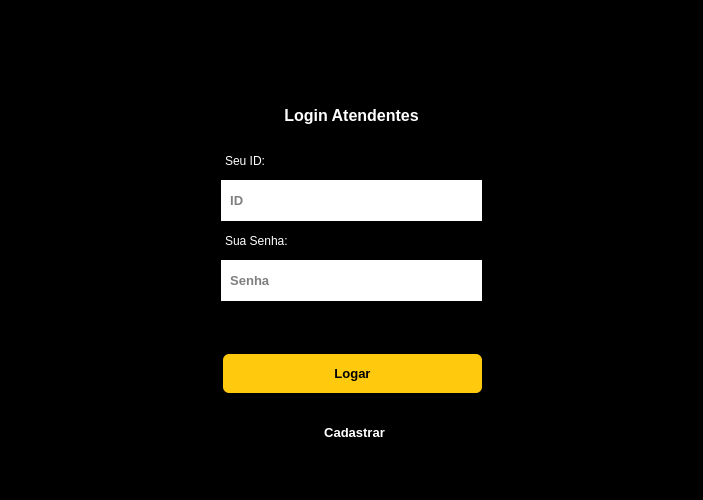
<?xml version="1.0" encoding="UTF-8"?>
<ui version="4.0">
 <class>MainWindow</class>
 <widget class="QMainWindow" name="MainWindow">
  <property name="geometry">
   <rect>
    <x>0</x>
    <y>0</y>
    <width>703</width>
    <height>500</height>
   </rect>
  </property>
  <property name="minimumSize">
   <size>
    <width>703</width>
    <height>500</height>
   </size>
  </property>
  <property name="maximumSize">
   <size>
    <width>703</width>
    <height>500</height>
   </size>
  </property>
  <property name="windowTitle">
   <string>Fila - Results</string>
  </property>
  <widget class="QWidget" name="centralwidget">
   <layout class="QHBoxLayout" name="horizontalLayout">
    <property name="spacing">
     <number>0</number>
    </property>
    <property name="leftMargin">
     <number>0</number>
    </property>
    <property name="topMargin">
     <number>0</number>
    </property>
    <property name="rightMargin">
     <number>0</number>
    </property>
    <property name="bottomMargin">
     <number>0</number>
    </property>
    <item>
     <widget class="QStackedWidget" name="manager">
      <property name="styleSheet">
       <string notr="true">background-color: rgb(0, 0, 0);</string>
      </property>
      <property name="currentIndex">
       <number>0</number>
      </property>
      <widget class="QWidget" name="login">
       <widget class="QFrame" name="frame_2">
        <property name="geometry">
         <rect>
          <x>175</x>
          <y>40</y>
          <width>351</width>
          <height>421</height>
         </rect>
        </property>
        <property name="styleSheet">
         <string notr="true">background-color: transparent;
border-radius: 18px;</string>
        </property>
        <property name="frameShape">
         <enum>QFrame::StyledPanel</enum>
        </property>
        <property name="frameShadow">
         <enum>QFrame::Raised</enum>
        </property>
        <widget class="QLabel" name="label">
         <property name="geometry">
          <rect>
           <x>86</x>
           <y>60</y>
           <width>181</width>
           <height>31</height>
          </rect>
         </property>
         <property name="font">
          <font>
           <pointsize>12</pointsize>
           <weight>75</weight>
           <bold>true</bold>
          </font>
         </property>
         <property name="styleSheet">
          <string notr="true">color: rgb(255, 255, 255);</string>
         </property>
         <property name="text">
          <string>Login Atendentes</string>
         </property>
         <property name="alignment">
          <set>Qt::AlignCenter</set>
         </property>
        </widget>
        <widget class="QLineEdit" name="lineEdit">
         <property name="geometry">
          <rect>
           <x>46</x>
           <y>140</y>
           <width>261</width>
           <height>41</height>
          </rect>
         </property>
         <property name="font">
          <font>
           <pointsize>10</pointsize>
           <weight>75</weight>
           <bold>true</bold>
          </font>
         </property>
         <property name="styleSheet">
          <string notr="true">background-color: rgb(255, 255, 255);
border-radius: 0;</string>
         </property>
         <property name="placeholderText">
          <string>  ID</string>
         </property>
        </widget>
        <widget class="QLineEdit" name="lineEdit_2">
         <property name="geometry">
          <rect>
           <x>46</x>
           <y>220</y>
           <width>261</width>
           <height>41</height>
          </rect>
         </property>
         <property name="font">
          <font>
           <pointsize>10</pointsize>
           <weight>75</weight>
           <bold>true</bold>
          </font>
         </property>
         <property name="styleSheet">
          <string notr="true">background-color: rgb(255, 255, 255);
border-radius: 0;</string>
         </property>
         <property name="echoMode">
          <enum>QLineEdit::Password</enum>
         </property>
         <property name="placeholderText">
          <string>  Senha</string>
         </property>
        </widget>
        <widget class="QLabel" name="label_2">
         <property name="geometry">
          <rect>
           <x>50</x>
           <y>110</y>
           <width>211</width>
           <height>21</height>
          </rect>
         </property>
         <property name="font">
          <font>
           <weight>50</weight>
           <bold>false</bold>
          </font>
         </property>
         <property name="styleSheet">
          <string notr="true">color: rgb(255, 255, 255);</string>
         </property>
         <property name="text">
          <string>Seu ID:</string>
         </property>
        </widget>
        <widget class="QLabel" name="label_3">
         <property name="geometry">
          <rect>
           <x>50</x>
           <y>190</y>
           <width>211</width>
           <height>21</height>
          </rect>
         </property>
         <property name="font">
          <font>
           <weight>50</weight>
           <bold>false</bold>
          </font>
         </property>
         <property name="styleSheet">
          <string notr="true">color: rgb(255, 255, 255);</string>
         </property>
         <property name="text">
          <string>Sua Senha:</string>
         </property>
        </widget>
        <widget class="QPushButton" name="pushButton">
         <property name="geometry">
          <rect>
           <x>47</x>
           <y>313</y>
           <width>261</width>
           <height>41</height>
          </rect>
         </property>
         <property name="font">
          <font>
           <pointsize>10</pointsize>
           <weight>75</weight>
           <bold>true</bold>
          </font>
         </property>
         <property name="styleSheet">
          <string notr="true">QPushButton{
	background-color: rgb(255, 201, 14);
	border-radius: 7px;
	border: 2px solid transparent;
}
QPushButton:hover{
	background-color: rgb(238, 184, 0);
}
QPushButton:pressed{
	background-color:rgb(251, 196, 10);
	border: 3px solid rgb(139, 106, 2);
}</string>
         </property>
         <property name="text">
          <string>Logar</string>
         </property>
        </widget>
        <widget class="QPushButton" name="pushButton_2">
         <property name="geometry">
          <rect>
           <x>49</x>
           <y>381</y>
           <width>261</width>
           <height>23</height>
          </rect>
         </property>
         <property name="font">
          <font>
           <pointsize>10</pointsize>
           <weight>75</weight>
           <bold>true</bold>
          </font>
         </property>
         <property name="styleSheet">
          <string notr="true">background-color: transparent;
color: rgb(255, 255, 255);</string>
         </property>
         <property name="text">
          <string>Cadastrar</string>
         </property>
        </widget>
        <widget class="QLabel" name="label_5">
         <property name="geometry">
          <rect>
           <x>50</x>
           <y>276</y>
           <width>251</width>
           <height>20</height>
          </rect>
         </property>
         <property name="font">
          <font>
           <pointsize>8</pointsize>
           <weight>50</weight>
           <bold>false</bold>
          </font>
         </property>
         <property name="styleSheet">
          <string notr="true">color: rgb(255, 255, 255);</string>
         </property>
         <property name="text">
          <string/>
         </property>
         <property name="alignment">
          <set>Qt::AlignCenter</set>
         </property>
        </widget>
       </widget>
      </widget>
      <widget class="QWidget" name="page_2"/>
      <widget class="QWidget" name="sign_up">
       <widget class="QLabel" name="label_4">
        <property name="geometry">
         <rect>
          <x>195</x>
          <y>110</y>
          <width>311</width>
          <height>31</height>
         </rect>
        </property>
        <property name="font">
         <font>
          <pointsize>12</pointsize>
          <weight>75</weight>
          <bold>true</bold>
         </font>
        </property>
        <property name="styleSheet">
         <string notr="true">color: rgb(255, 255, 255);</string>
        </property>
        <property name="text">
         <string>Cadastro Atendentes</string>
        </property>
        <property name="alignment">
         <set>Qt::AlignCenter</set>
        </property>
       </widget>
       <widget class="QLineEdit" name="lineEdit_3">
        <property name="geometry">
         <rect>
          <x>200</x>
          <y>210</y>
          <width>291</width>
          <height>41</height>
         </rect>
        </property>
        <property name="font">
         <font>
          <pointsize>10</pointsize>
          <weight>75</weight>
          <bold>true</bold>
         </font>
        </property>
        <property name="styleSheet">
         <string notr="true">background-color: rgb(255, 255, 255);</string>
        </property>
        <property name="placeholderText">
         <string>   Cadastrar ID:</string>
        </property>
       </widget>
       <widget class="QLineEdit" name="lineEdit_4">
        <property name="geometry">
         <rect>
          <x>200</x>
          <y>280</y>
          <width>291</width>
          <height>41</height>
         </rect>
        </property>
        <property name="font">
         <font>
          <pointsize>10</pointsize>
          <weight>75</weight>
          <bold>true</bold>
         </font>
        </property>
        <property name="styleSheet">
         <string notr="true">background-color: rgb(255, 255, 255);</string>
        </property>
        <property name="echoMode">
         <enum>QLineEdit::Password</enum>
        </property>
        <property name="placeholderText">
         <string>  Cadastrar Senha:</string>
        </property>
       </widget>
       <widget class="QPushButton" name="pushButton_3">
        <property name="geometry">
         <rect>
          <x>360</x>
          <y>360</y>
          <width>131</width>
          <height>41</height>
         </rect>
        </property>
        <property name="font">
         <font>
          <pointsize>10</pointsize>
          <weight>75</weight>
          <bold>true</bold>
         </font>
        </property>
        <property name="styleSheet">
         <string notr="true">QPushButton{
	background-color: rgb(0, 0, 0);
	color: rgb(255, 255, 255);
	border-radius: 6px;
	border: 1px solid rgb(255, 255, 255);
}
QPushButton:hover{
	background-color: rgb(255, 255, 255);
	color: rgb(0, 0, 0)
}
QPushButton:pressed{
	background-color: rgb(255, 255, 255);
	border: 2px solid rgb(100, 100, 100);
}</string>
        </property>
        <property name="text">
         <string>Cancelar</string>
        </property>
       </widget>
       <widget class="QLabel" name="label_7">
        <property name="geometry">
         <rect>
          <x>200</x>
          <y>430</y>
          <width>291</width>
          <height>20</height>
         </rect>
        </property>
        <property name="font">
         <font>
          <pointsize>8</pointsize>
          <weight>50</weight>
          <bold>false</bold>
         </font>
        </property>
        <property name="styleSheet">
         <string notr="true">color: rgb(255, 255, 255);</string>
        </property>
        <property name="text">
         <string/>
        </property>
        <property name="alignment">
         <set>Qt::AlignCenter</set>
        </property>
       </widget>
       <widget class="QPushButton" name="pushButton_4">
        <property name="geometry">
         <rect>
          <x>200</x>
          <y>360</y>
          <width>131</width>
          <height>41</height>
         </rect>
        </property>
        <property name="font">
         <font>
          <pointsize>10</pointsize>
          <weight>75</weight>
          <bold>true</bold>
         </font>
        </property>
        <property name="styleSheet">
         <string notr="true">QPushButton{
	background-color: rgb(255, 201, 14);
	border-radius: 7px;
	border: 2px solid transparent;
}
QPushButton:hover{
	background-color: rgb(238, 184, 0);
}
QPushButton:pressed{
	background-color:rgb(251, 196, 10);
	border: 3px solid rgb(139, 106, 2);
}</string>
        </property>
        <property name="text">
         <string>Cadastrar</string>
        </property>
       </widget>
      </widget>
      <widget class="QWidget" name="iniciar">
       <widget class="QPushButton" name="pushButton_5">
        <property name="geometry">
         <rect>
          <x>590</x>
          <y>30</y>
          <width>81</width>
          <height>41</height>
         </rect>
        </property>
        <property name="font">
         <font>
          <pointsize>12</pointsize>
         </font>
        </property>
        <property name="styleSheet">
         <string notr="true">QPushButton{
	color: rgb(255, 255, 255);
	border: 1px solid rgb(255, 64, 26);
	border-radius: 6px;
}
QPushButton:hover{
	background-color: rgb(40, 40, 40);
}
QPushButton:pressed{
	background-color:rgb(80, 80, 80);
}</string>
        </property>
        <property name="text">
         <string>Sair</string>
        </property>
       </widget>
       <widget class="QLabel" name="label_6">
        <property name="geometry">
         <rect>
          <x>290</x>
          <y>190</y>
          <width>121</width>
          <height>51</height>
         </rect>
        </property>
        <property name="font">
         <font>
          <pointsize>18</pointsize>
          <weight>50</weight>
          <bold>false</bold>
         </font>
        </property>
        <property name="styleSheet">
         <string notr="true">color: white;</string>
        </property>
        <property name="text">
         <string>Atendentes</string>
        </property>
       </widget>
       <widget class="QPushButton" name="pushButton_6">
        <property name="geometry">
         <rect>
          <x>230</x>
          <y>280</y>
          <width>111</width>
          <height>41</height>
         </rect>
        </property>
        <property name="font">
         <font>
          <pointsize>11</pointsize>
          <weight>75</weight>
          <bold>true</bold>
         </font>
        </property>
        <property name="styleSheet">
         <string notr="true">QPushButton{
	color: white;
	background-color: rgb(85, 170, 255);
	border-radius: 5px;
}
QPushButton:hover{
	background-color: rgb(110, 200, 255);
}
QPushButton:pressed{
	background-color: rgb(70, 170, 250);
}</string>
        </property>
        <property name="text">
         <string>Iniciar</string>
        </property>
       </widget>
       <widget class="QPushButton" name="pushButton_7">
        <property name="geometry">
         <rect>
          <x>360</x>
          <y>280</y>
          <width>111</width>
          <height>41</height>
         </rect>
        </property>
        <property name="font">
         <font>
          <pointsize>11</pointsize>
          <weight>75</weight>
          <bold>true</bold>
         </font>
        </property>
        <property name="styleSheet">
         <string notr="true">QPushButton{
	color: white;
	border-radius: 5px;
	background-color: rgb(255, 56, 56);
}
QPushButton:hover{
	background-color: rgb(255, 96, 96);
}
QPushButton:pressed{
	background-color: rgb(255, 66, 66);
}</string>
        </property>
        <property name="text">
         <string>Finalizar</string>
        </property>
       </widget>
       <widget class="QLabel" name="label_8">
        <property name="geometry">
         <rect>
          <x>10</x>
          <y>360</y>
          <width>681</width>
          <height>20</height>
         </rect>
        </property>
        <property name="font">
         <font>
          <pointsize>12</pointsize>
          <weight>75</weight>
          <bold>true</bold>
         </font>
        </property>
        <property name="styleSheet">
         <string notr="true">color: rgb(255, 255, 255);</string>
        </property>
        <property name="text">
         <string/>
        </property>
        <property name="alignment">
         <set>Qt::AlignCenter</set>
        </property>
       </widget>
      </widget>
     </widget>
    </item>
   </layout>
  </widget>
 </widget>
 <resources/>
 <connections/>
</ui>
